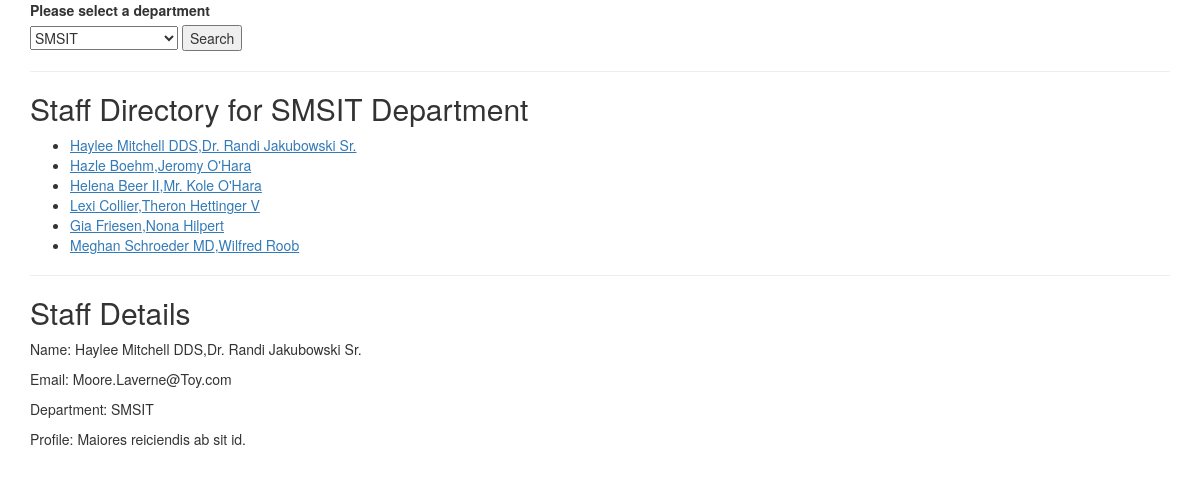
Page /index.php?department=SMSIT&staffid=24 on the committed database.
### tables this page shows
CREATE TABLE IF NOT EXISTS `staffdirectory` (
  `id` int(11) NOT NULL,
  `fname` varchar(100) NOT NULL,
  `lname` varchar(100) NOT NULL,
  `email` varchar(100) NOT NULL,
  `profile` varchar(200) NOT NULL,
  `department` varchar(100) NOT NULL
);

### Staff.php (called while the page is built)
<?php
class Staff {
    private $db;
    public function __construct($db) {
        $this->db = $db;
    }
    public function getDepartments() {
        $sql = "SELECT DISTINCT(department) FROM staffdirectory";
        $pdostmt = $this->db->prepare($sql);
        $pdostmt->execute();
        $departments = $pdostmt->fetchAll(PDO::FETCH_ASSOC);
        return $departments;
    }
    public function getStaffsByDepartment($department) {
        $sql = "SELECT * FROM staffdirectory WHERE department = :department";
        $pdostmt = $this->db->prepare($sql);
        $pdostmt->bindValue(':department', $department, PDO::PARAM_STR);
        $pdostmt->execute();
        $staffs = $pdostmt->fetchAll(PDO::FETCH_ASSOC);
        return $staffs;
    }
    public function getStaff($id) {
         $sql = "SELECT * FROM staffdirectory WHERE id = :id";
        $pdostmt = $this->db->prepare($sql);
        $pdostmt->bindValue(':id', $id, PDO::PARAM_STR);
        $pdostmt->execute();
        $staff = $pdostmt->fetch(PDO::FETCH_ASSOC);
        return $staff;
    }
}

### index.php (the view, shortened to what this page needs)
<?php
require "Database.php";
require "Staff.php";
$db = Database::dbConnect();
$staff = new Staff($db);
$departments = $staff->getDepartments();
$department = "";
if (isset($_GET["department"])) {
    $department = $_GET["department"];
    $staffs = $staff->getStaffsByDepartment($department);
}
?>
<!DOCTYPE html>
<html lang="en">
    <head>
        <link rel="stylesheet" href="https://maxcdn.bootstrapcdn.com/bootstrap/3.3.7/css/bootstrap.min.css">
        <link rel="stylesheet" href="style.css">
    </head>
    <body>
        <div class="container">
            <form action="index.php" method="GET">
                <div class="form-group">
                    <label for="department">Please select a department</label>
                    <select name="department">
                        <?php foreach($departments as $d) {?>
                        <option value="<?=$d["department"]?>" <?=($d["department"] == $department) ? "selected" : ""?> ><?=$d["department"]?></option>
                        <?php } ?>
                    </select>
                    <input type="submit" value="Search" />
                </div>
            </form>
            <?php if (count($staffs) > 0) { ?>
            <div id="staffs">
                <hr />
                <h2>Staff Directory for <?=$department?> Department</h2>
                <ul>
                    <?php foreach($staffs as $s) {
                        $staffLink = 'index.php?department=' . $department . '&staffid=' . $s['id'];
                    ?>
                    <li><a href="<?=$staffLink?>"><?=($s["fname"] . ',' . $s["lname"])?></a></li>
                    <?php } ?>
                </ul>
            </div>
            <?php } ?>
            <?php if (isset($_GET['staffid'])) {
                $id = $_GET['staffid'];
                $staffDetail = $staff->getStaff($id);
            ?>
            <div id="staff">
                <hr />
                <h2>Staff Details</h2>
                <p>Name: <?=($staffDetail["fname"] . ',' . $staffDetail["lname"])?></p>
                <p>Email: <?=$staffDetail["email"]?></p>
                <p>Department: <?=$staffDetail["department"]?></p>
                <p>Profile: <?=$staffDetail["profile"]?></p>
            </div>
            <?php } ?>
        </div>
    </body>
</html>

### style.css (style rules this page uses)
label { display: block; }
a { text-decoration: underline; }

### rows in the picture
staffdirectory: fname "Haylee Mitchell DDS", lname "Dr. Randi Jakubowski Sr.", email "Moore.Laverne@Toy.com", department "SMSIT", profile "Maiores reiciendis ab sit id."
staffdirectory: fname "Hazle Boehm", lname "Jeromy O'Hara"
staffdirectory: fname "Helena Beer II", lname "Mr. Kole O'Hara"
staffdirectory: fname "Lexi Collier", lname "Theron Hettinger V"
staffdirectory: fname "Gia Friesen", lname "Nona Hilpert"
staffdirectory: fname "Meghan Schroeder MD", lname "Wilfred Roob"

### other values in the picture
$department "SMSIT"
form field department "SMSIT"
